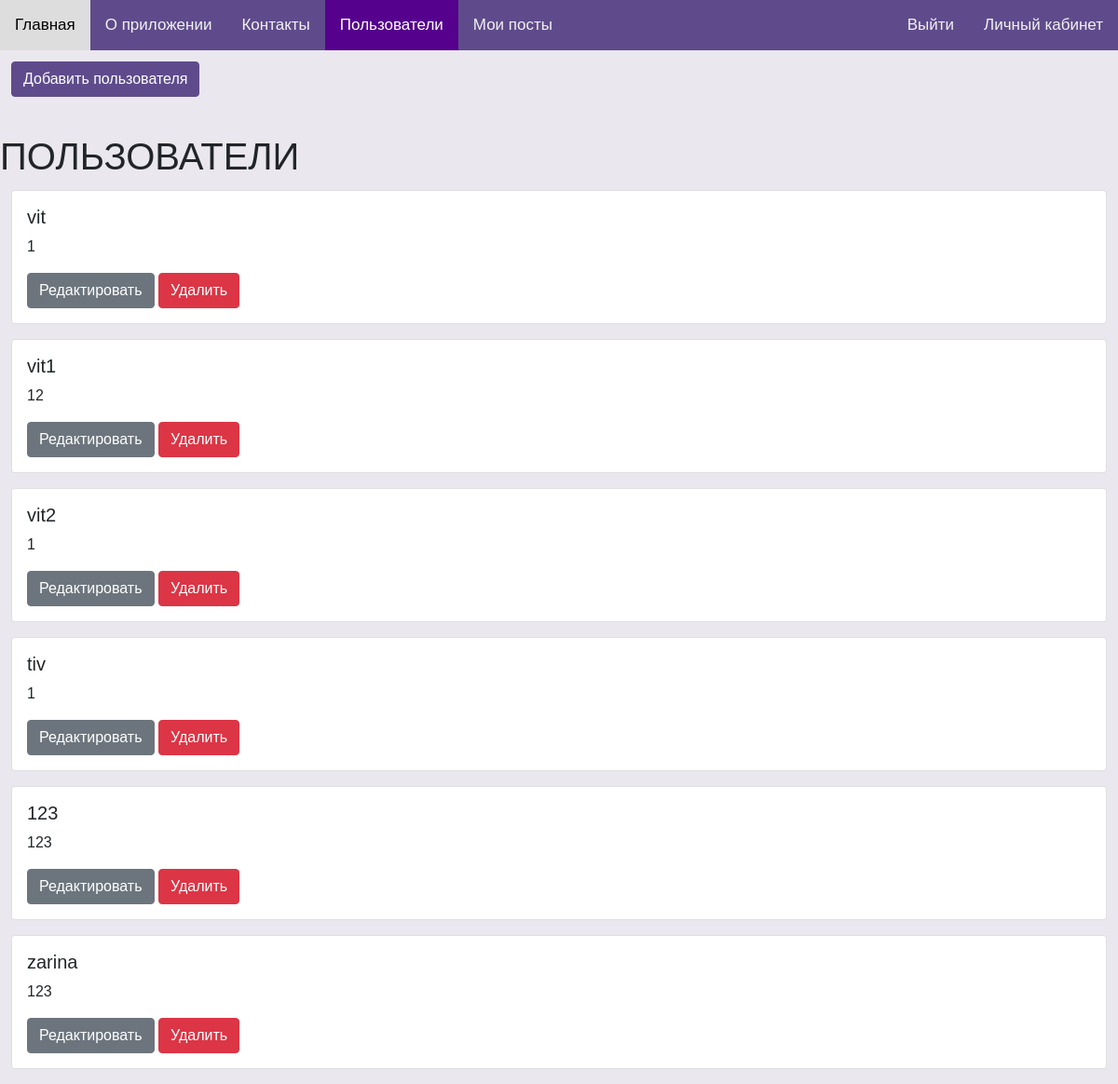
Page /users (signed in) on the committed database.
### tables this page shows
CREATE TABLE passwords(
                login TEXT PRIMARY KEY,
                password TEXT NOT NULL);

### server.py (the view)
@app.route("/users")
def get_users():
    conn = get_db_connection()
    users = conn.execute('SELECT * FROM passwords').fetchall()
    conn.close()
    return render_template('users/users.html', users=users)

### server.py (called while the page is built)
def get_db_connection():
    conn = sqlite3.connect('blog.db')
    conn.row_factory = sqlite3.Row
    return conn

### templates/users/users.html (shortened to what this page needs)
{% extends "main/base.html" %}
{% block stylesheet %}
    <link rel="stylesheet" href="https://cdn.jsdelivr.net/npm/bootstrap@5.1.3/dist/css/bootstrap.min.css">
{% endblock %}
{% block content %}
    <a class="btn btn-primary mb-3 button" href="{{ url_for('create_user') }}">Добавить пользователя</a>
    <h1>ПОЛЬЗОВАТЕЛИ</h1>
    {% for user in users %}
        <div class="card mb-3">
            <div class="card-body">
                <h5 class="card-title">{{ user['login'] }}</h5>
                <p class="card-text">{{ user['password'] }}</p>
                <a class="btn btn-secondary" href="{{ url_for('edit_user', login=user['login']) }}">Редактировать</a>
                <form action="{{ url_for('delete_user', login=user['login']) }}" method="POST" class="d-inline">
                    <button class="btn btn-danger" type="submit">Удалить</button>
                </form>
            </div>
        </div>
    {% endfor %}
{% endblock %}

### static/css/index.css (style rules this page uses)
.page { margin: 0; font-family: Arial, Helvetica, sans-serif; background-color: rgba(95, 75, 139, 0.13); }
.button { margin-top: 10px; background-color: #5f4b8b; border-color: #5f4b8b; }
.mb-3 { margin: 1%; }

### rows in the picture
passwords: login "vit", password "1"
passwords: login "vit1", password "12"
passwords: login "vit2", password "1"
passwords: login "tiv", password "1"
passwords: login "123", password "123"
passwords: login "zarina", password "123"
